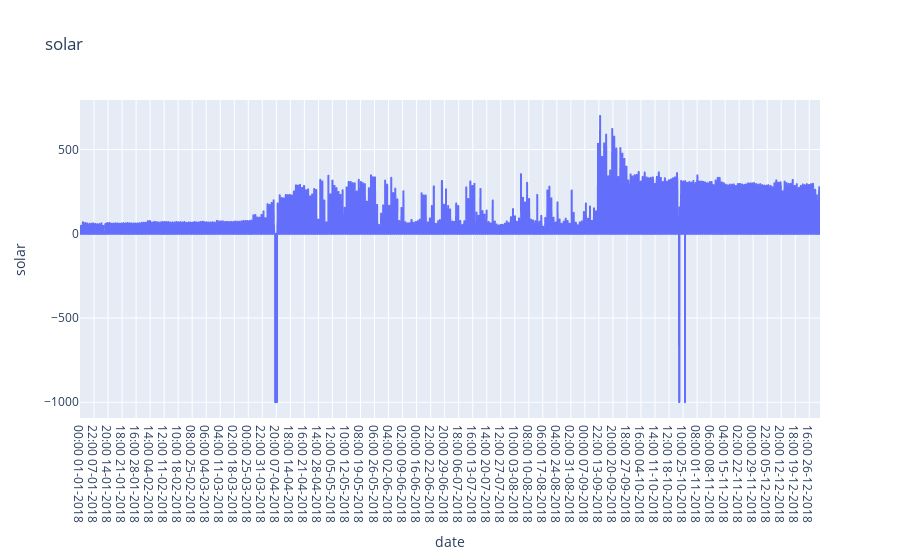

The notebook cell this image was saved under:
### Code cell
fig4 = px.line(df_DSKT, x="date", y=features[3], title=features[3])
fig4.show()

### Figure 1 — Plotly figure (JSON) as saved in the notebook; plotly's stock layout.template omitted (floating-point values rounded to 4 significant figures; data arrays with more than 128 entries replaced by an {"elided": "..."} marker saying what was removed)
{"data": [{"hovertemplate": "date=%{x}<br>solar=%{y}<extra></extra>", "legendgroup": "", "line": {"color": "#636efa", "dash": "solid"}, "marker": {"symbol": "circle"}, "mode": "lines", "name": "", "showlegend": false, "type": "scattergl", "x": {"elided": "8760 str values"}, "xaxis": "x", "y": {"elided": "8760 int values"}, "yaxis": "y"}], "layout": {"legend": {"tracegroupgap": 0}, "title": {"text": "solar"}, "xaxis": {"anchor": "y", "domain": [0, 1], "title": {"text": "date"}}, "yaxis": {"anchor": "x", "domain": [0, 1], "title": {"text": "solar"}}}}
